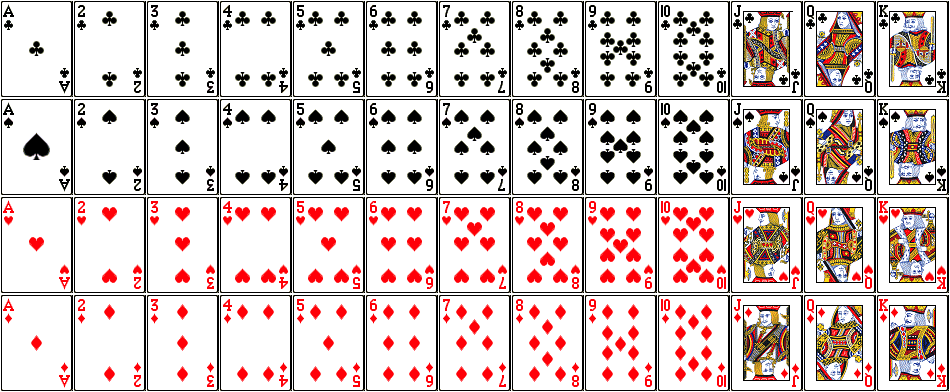
#> input picture cards.jpg, 950 x 392 px, given in place of cards.png, which was not available
$ python haar_cascade_detection.py
#> lines starting #> are read from the running program, lines starting #| are printed output that depends on the picture; after the words box and inside, x2 and y2 are one past the last pixel; in counts of white or black regions, pixels touching at a corner belong together; pictures that were not available may be replaced by others from this repository, and a replacement may not be noted
"""
Detects objects with Haar-cascade detection
Author: Landon Wiedenman
"""

import sys
sys.path.append('/usr/local/Cellar/opencv/3.3.1_1/lib/python3.6/site-packages')
import cv2

card_cascade = cv2.CascadeClassifier('/Users/landonwiedenman/Documents/lc101/hacker-problems/card_recognition/training/cascade/cascade.xml')

img = cv2.imread('/Users/landonwiedenman/Documents/lc101/hacker-problems/card_recognition/images/cards.png')
#> img is the input picture: shape (392, 950, 3); mean B, G, R 199.3, 201.2, 216.1
gray = cv2.cvtColor(img, cv2.COLOR_BGR2GRAY)
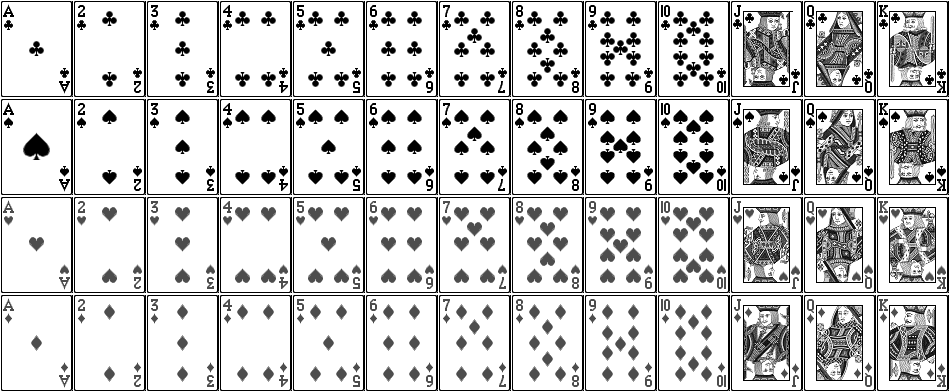
#> gray: shape (392, 950); min 0, max 255, mean 205.5

cards = card_cascade.detectMultiScale(gray, 1.3, 5)
#> cards = 37 rows, first 6: [534, 6, 49, 49], [399, 182, 54, 54], [545, 184, 51, 51], [874, 99, 53, 53], [471, 182, 53, 53], [881, 204, 53, 53]
for (x, y, w, h) in cards:
    cv2.rectangle(img, (x, y), (x + w, y + h), (255, 0, 0), 2)
    roi_gray = gray[y:y+h, x:x+w]
    roi_color = img[y:y+h, x:x+w]
#> this loop made 37 passes
#> (x, y, w, h) on passes 1 to 12: (534, 6, 49, 49), (399, 182, 54, 54), (545, 184, 51, 51), (874, 99, 53, 53), (471, 182, 53, 53), (881, 204, 53, 53), (613, 28, 82, 82), (687, 38, 79, 79), (250, 39, 78, 78), (368, 34, 83, 83), (396, 38, 78, 78), (466, 42, 76, 76)
#> pass 1, `roi_gray = gray[y:y+h, x:x+w]`:
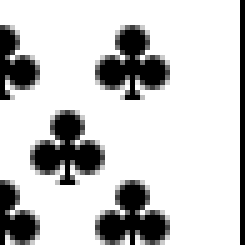
#> roi_gray: shape (49, 49) (shown 5 times larger); min 0, max 255, mean 201.6
#> pass 1, `roi_color = img[y:y+h, x:x+w]`:
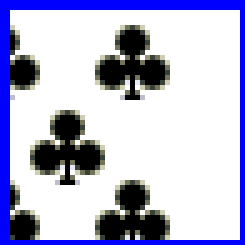
#> roi_color: shape (49, 49, 3) (shown 5 times larger); mean B, G, R 211.4, 182.8, 182.5
#> pass 2, `roi_gray = gray[y:y+h, x:x+w]`:
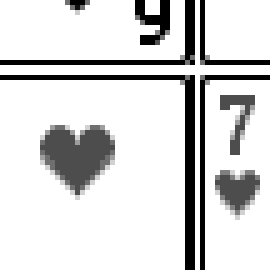
#> roi_gray: shape (54, 54) (shown 5 times larger); min 0, max 255, mean 215.4
#> pass 2, `roi_color = img[y:y+h, x:x+w]`:
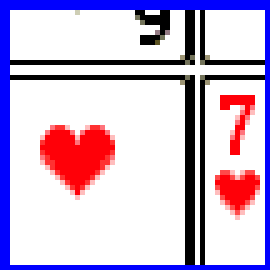
#> roi_color: shape (54, 54, 3) (shown 5 times larger); mean B, G, R 212.5, 184.6, 204
#> after the loop:
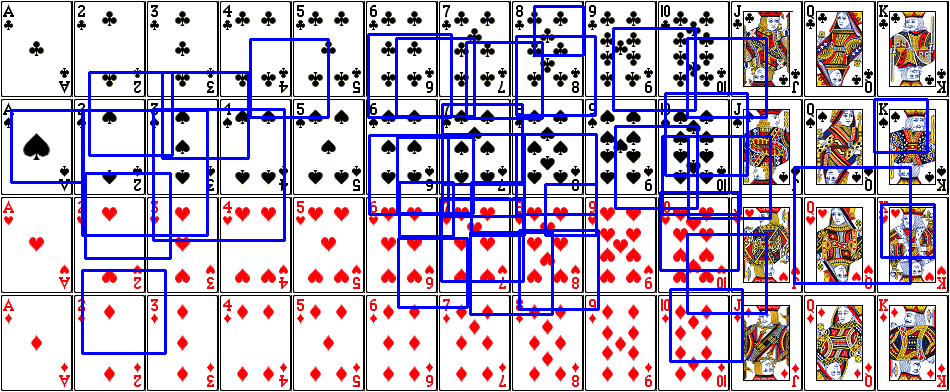
#> img: shape (392, 950, 3); 8.66% of pixels changed, all inside (x1, y1, x2, y2) = (10, 5, 936, 363)

cv2.imshow('img', img)
cv2.waitKey(0)
cv2.destroyAllWindows()

$ run again, with acespades.png saved as cards.jpg
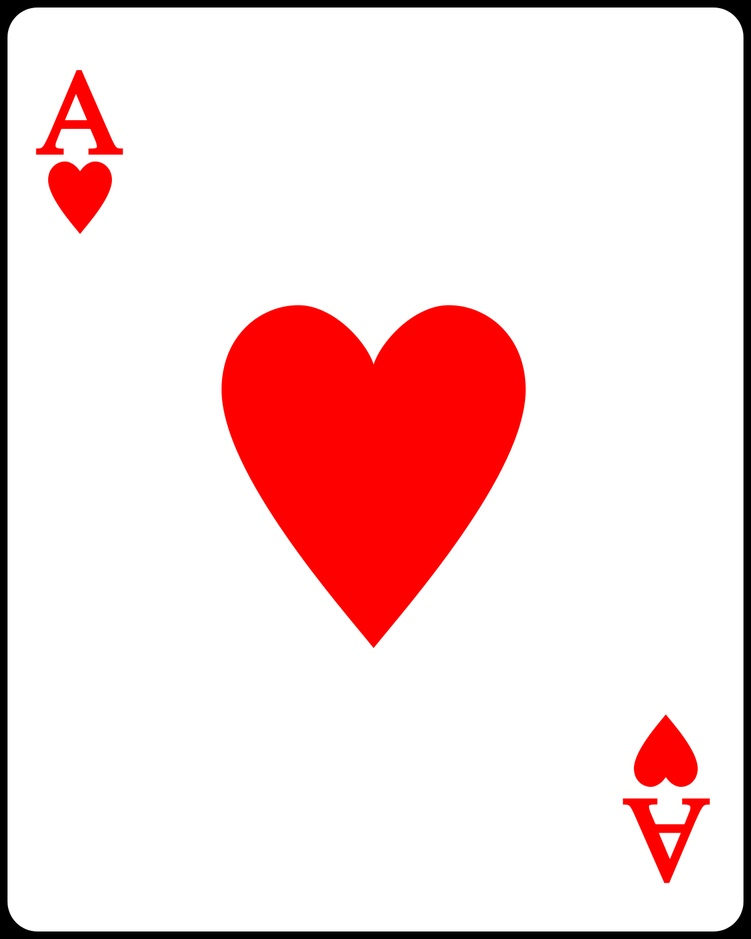
#> input picture acespades.png, 751 x 939 px, shrunk from 1200 x 1500 before the run, given in place of cards.png, which was not available
#> img is the input picture: shape (939, 751, 3); mean B, G, R 217.2, 217.2, 245.3
#> `gray = cv2.cvtColor(img, cv2.COLOR_BGR2GRAY)`:
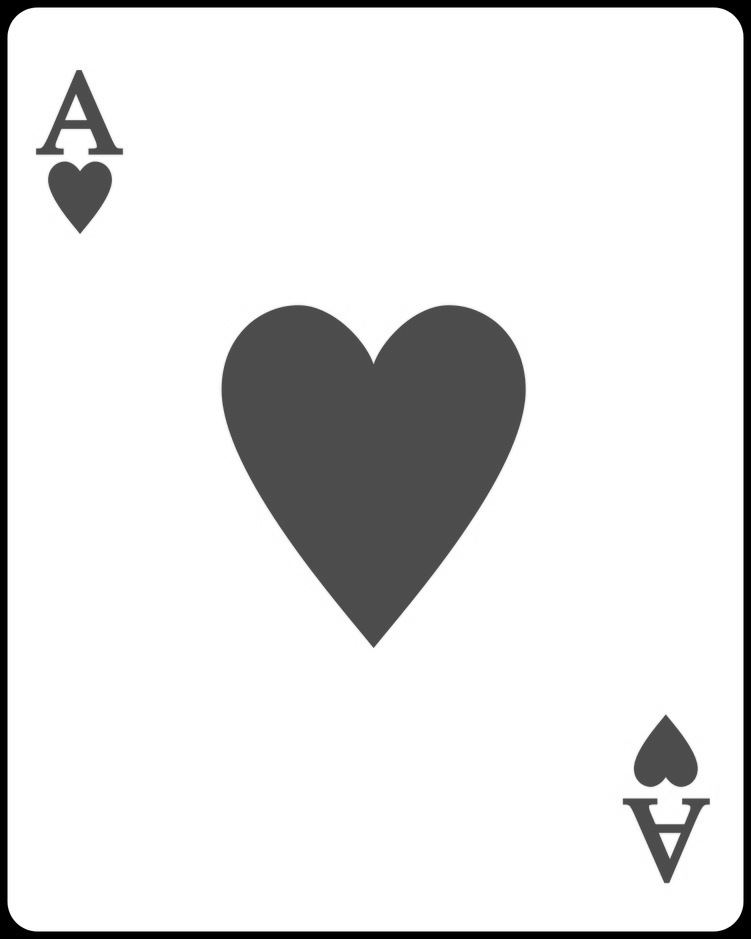
#> gray: shape (939, 751); min 0, max 255, mean 225.6
#> cards = [[368, 327, 53, 53], [367, 317, 69, 69], [212, 307, 89, 89], [206, 298, 116, 116]]
#> the loop `for (x, y, w, h) in cards:` made 4 passes
#> after the loop `for (x, y, w, h) in cards:`:
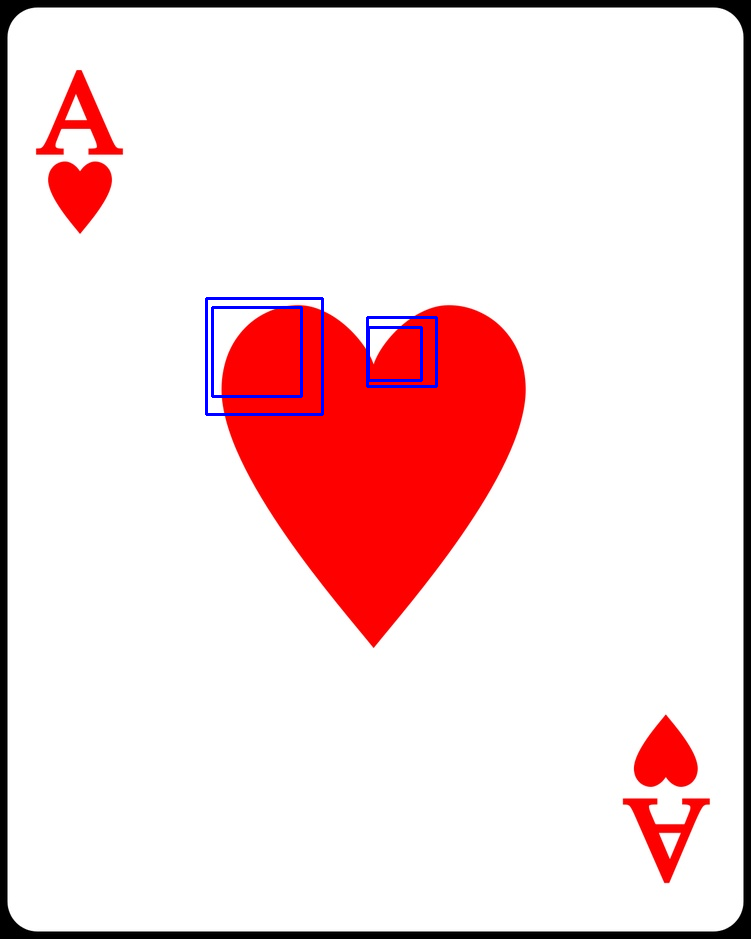
#> img: shape (939, 751, 3); 0.54% of pixels changed, all inside (x1, y1, x2, y2) = (205, 297, 438, 416)
